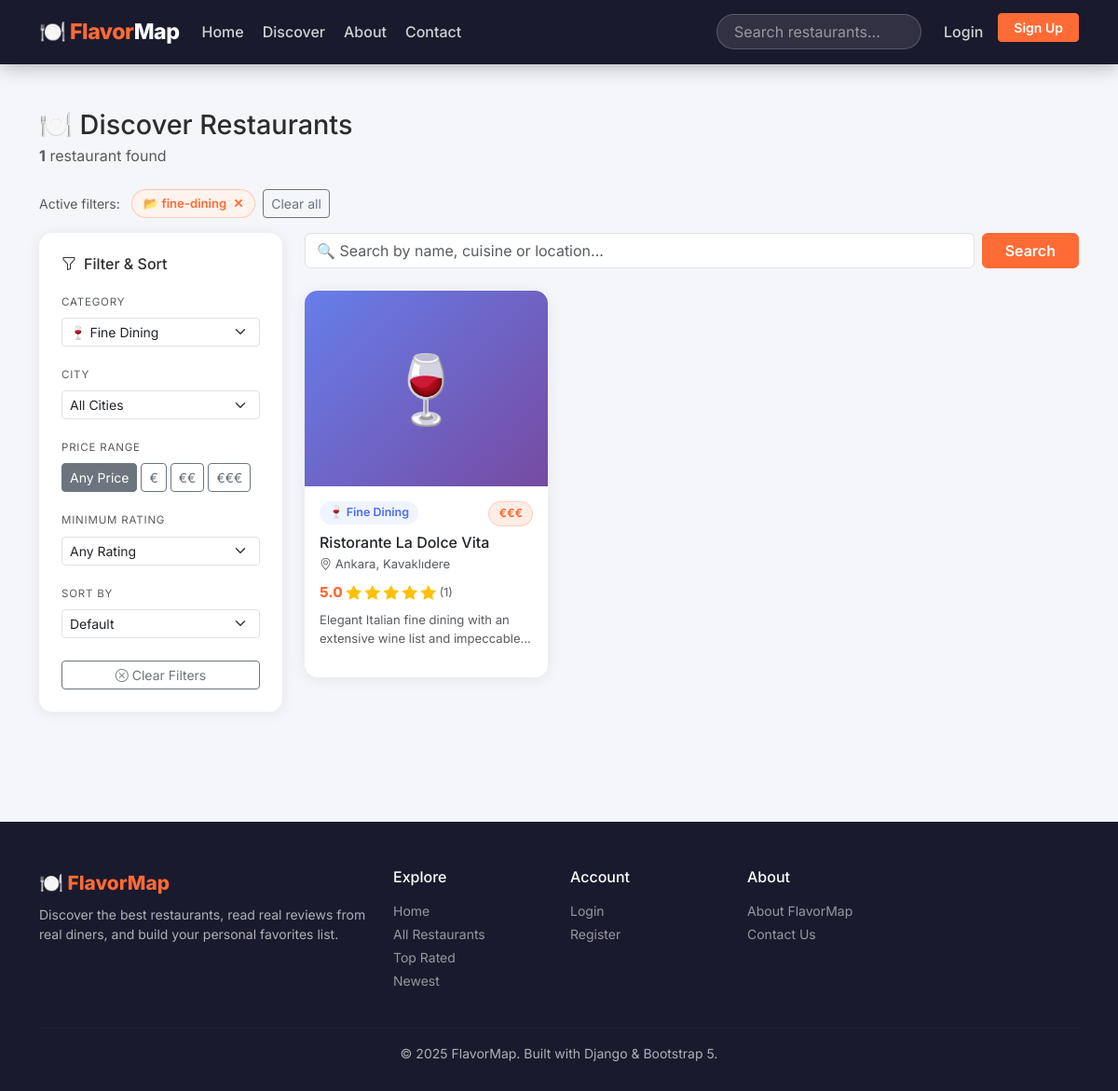
Page /restaurants/?category=fine-dining on the committed database.
### restaurants/models.py (models this page shows, shortened)
class Category(models.Model):
    name = models.CharField(max_length=100)
    slug = models.SlugField(unique=True)
    icon = models.CharField(max_length=10, default='🍽️')
    description = models.TextField(blank=True)
    created_at = models.DateTimeField(auto_now_add=True)
    class Meta:
        verbose_name_plural = 'categories'
        ordering = ['name']

class Restaurant(models.Model):
    PRICE_CHOICES = [
        ('€',   '€ — Budget-friendly'),
        ('€€',  '€€ — Mid-range'),
        ('€€€', '€€€ — Fine Dining'),
    ]
    name = models.CharField(max_length=200)
    description = models.TextField()
    address = models.CharField(max_length=300)
    city = models.CharField(max_length=100)
    district = models.CharField(max_length=100, blank=True)
    phone = models.CharField(max_length=30, blank=True)
    email = models.EmailField(blank=True)
    website = models.URLField(blank=True)
    price_range = models.CharField(max_length=5, choices=PRICE_CHOICES, default='€€')
    category = models.ForeignKey(
        Category, on_delete=models.SET_NULL, null=True,
        related_name='restaurants'
    )
    owner = models.ForeignKey(
        User, on_delete=models.SET_NULL, null=True, blank=True,
        related_name='owned_restaurants'
    )
    is_claimed = models.BooleanField(default=False)
    latitude = models.DecimalField(max_digits=9, decimal_places=6, null=True, blank=True)
    longitude = models.DecimalField(max_digits=9, decimal_places=6, null=True, blank=True)
    main_photo = models.ImageField(upload_to='restaurants/main/', blank=True, null=True)
    created_at = models.DateTimeField(auto_now_add=True)
    updated_at = models.DateTimeField(auto_now=True)
    class Meta:
        ordering = ['-created_at']

### restaurants/views.py (the view, shortened to what this page needs)
# urls.py: path('restaurants/',            views.restaurant_list,   name='restaurant_list'),
def restaurant_list(request):
    qs = Restaurant.objects.select_related('category').annotate(
        avg_r=Avg('reviews__rating'),
        rev_count=Count('reviews'),
    )
    form = SearchFilterForm(request.GET or None)
    cities = Restaurant.objects.values_list('city', flat=True).distinct().order_by('city')
    categories_qs = Category.objects.all().order_by('name')
    form.fields['city'].choices = [('', 'All Cities')] + [(c, c) for c in cities]
    form.fields['category'].choices = [('', 'All Categories')] + [
        (cat.slug, f"{cat.icon} {cat.name}") for cat in categories_qs
    ]
    q          = request.GET.get('q', '').strip()
    category   = request.GET.get('category', '')
    city       = request.GET.get('city', '')
    price      = request.GET.get('price_range', '')
    min_rating = request.GET.get('min_rating', '')
    sort       = request.GET.get('sort', '')
    if category:
        qs = qs.filter(category__slug=category)
    if city:
        qs = qs.filter(city__iexact=city)
    if price:
        qs = qs.filter(price_range=price)
    if min_rating:
        qs = qs.filter(avg_r__gte=float(min_rating))
    SORT_MAP = {
        'rating':     '-avg_r',
        'newest':     '-created_at',
        'reviews':    '-rev_count',
        'price_asc':  'price_range',
        'price_desc': '-price_range',
    }
    qs = qs.order_by(SORT_MAP.get(sort, '-created_at'))
    paginator = Paginator(qs, 12)
    page_obj  = paginator.get_page(request.GET.get('page'))
    get_copy = request.GET.copy()
    get_copy.pop('page', None)
    context = {
        'page_title':   'Discover Restaurants',
        'restaurants':  page_obj,
        'form':         form,
        'categories':   categories_qs,
        'cities':       cities,
        'total_count':  paginator.count,
        'query_string': get_copy.urlencode(),
        'active_q':          q,
        'active_category':   category,
        'active_city':       city,
        'active_price':      price,
        'active_min_rating': min_rating,
        'active_sort':       sort,
    }
    return render(request, 'restaurants/restaurant_list.html', context)

### restaurants/forms.py
class SearchFilterForm(forms.Form):
    SORT_CHOICES = [
        ('',          'Default'),
        ('rating',    '⭐ Highest Rated'),
        ('newest',    '🆕 Newest First'),
        ('reviews',   '💬 Most Reviewed'),
        ('price_asc', '💸 Price: Low → High'),
        ('price_desc','💰 Price: High → Low'),
    ]
    RATING_CHOICES = [
        ('', 'Any Rating'),
        ('3', '3+ Stars'),
        ('4', '4+ Stars'),
        ('4.5', '4.5+ Stars'),
    ]
    q = forms.CharField(
        required=False,
        label='',
        widget=forms.TextInput(attrs={
            'placeholder': '🔍 Search restaurants, cuisines, locations...',
            'class': 'form-control',
        })
    )
    category = forms.ChoiceField(required=False, choices=[], label='Category')
    city = forms.ChoiceField(required=False, choices=[], label='City')
    price_range = forms.ChoiceField(
        required=False,
        choices=[('', 'Any Price'), ('€', '€'), ('€€', '€€'), ('€€€', '€€€')],
        label='Price'
    )
    min_rating = forms.ChoiceField(required=False, choices=RATING_CHOICES, label='Min Rating')
    sort = forms.ChoiceField(required=False, choices=SORT_CHOICES, label='Sort By')

### restaurants/templatetags/restaurant_tags.py (called while the page is built)
@register.filter
def bs_stars(avg):
    avg   = float(avg or 0)
    full  = int(avg)
    half  = 1 if (avg - full) >= 0.5 else 0
    empty = 5 - full - half
    html  = ''
    html += '<i class="bi bi-star-fill text-warning"></i>' * full
    html += '<i class="bi bi-star-half text-warning"></i>' * half
    html += '<i class="bi bi-star text-secondary"></i>'    * empty
    return mark_safe(html)

@register.simple_tag(takes_context=True)
def query_transform(context, **kwargs):
    request  = context.get('request')
    if not request:
        return ''
    params   = request.GET.copy()
    for key, val in kwargs.items():
        params[key] = val
    return params.urlencode()

### restaurants/templates/restaurants/restaurant_list.html (shortened to what this page needs)
{% extends 'restaurants/base.html' %}
{% load restaurant_tags %}
{% block content %}
<div class="container py-5">
  <div class="d-flex justify-content-between align-items-start mb-4 flex-wrap gap-3">
    <div>
      <h1 class="fw-800 mb-1" style="font-size:1.8rem;">🍽️ Discover Restaurants</h1>
      <p class="text-muted mb-0">
        <strong>{{ total_count }}</strong> restaurant{{ total_count|pluralize }} found
      </p>
    </div>
  </div>
  {% if active_q or active_category or active_city or active_price or active_min_rating %}
  <div class="d-flex flex-wrap gap-2 mb-3">
    <span class="text-muted small me-1 align-self-center">Active filters:</span>
    {% if active_category %}<span class="filter-chip">📂 {{ active_category }} <a href="?{% query_transform category='' %}">✕</a></span>{% endif %}
    <a href="{% url 'restaurant_list' %}" class="btn btn-sm btn-outline-secondary">Clear all</a>
  </div>
  {% endif %}
  <div class="row g-4">
    <div class="col-lg-3">
      <div class="fm-card p-4 sticky-sidebar">
        <h6 class="fw-700 mb-3"><i class="bi bi-funnel me-2"></i>Filter & Sort</h6>
        <form method="get" id="filterForm">
          <div class="mb-3">
            <label class="form-label small fw-600 text-muted text-uppercase" style="font-size:.72rem; letter-spacing:.8px;">Category</label>
            <select name="category" class="form-select form-select-sm auto-submit">
              {% for cat in categories %}
              <option value="{{ cat.slug }}" {% if active_category == cat.slug %}selected{% endif %}>
                {{ cat.icon }} {{ cat.name }}
              </option>
              {% endfor %}
            </select>
          </div>
          <div class="mb-3">
            <label class="form-label small fw-600 text-muted text-uppercase" style="font-size:.72rem; letter-spacing:.8px;">City</label>
            <select name="city" class="form-select form-select-sm auto-submit">
              <option value="">All Cities</option>
            </select>
          </div>
          <div class="mb-3">
            <label class="form-label small fw-600 text-muted text-uppercase" style="font-size:.72rem; letter-spacing:.8px;">Price Range</label>
            <div class="d-flex gap-1 flex-wrap">
              {% for val, label in form.fields.price_range.choices %}
              <div>
                <label class="btn btn-sm btn-outline-secondary" for="price{{ forloop.counter }}">
                  {{ label }}
                </label>
              </div>
              {% endfor %}
            </div>
          </div>
          <div class="mb-3">
            <label class="form-label small fw-600 text-muted text-uppercase" style="font-size:.72rem; letter-spacing:.8px;">Minimum Rating</label>
            <select name="min_rating" class="form-select form-select-sm auto-submit">
              <option value="">Any Rating</option>
            </select>
          </div>
          <div class="mb-4">
            <label class="form-label small fw-600 text-muted text-uppercase" style="font-size:.72rem; letter-spacing:.8px;">Sort By</label>
            <select name="sort" class="form-select form-select-sm auto-submit">
              <option value="">Default</option>
            </select>
          </div>
          <a href="{% url 'restaurant_list' %}" class="btn btn-outline-secondary btn-sm w-100">
            <i class="bi bi-x-circle me-1"></i>Clear Filters
          </a>
        </form>
      </div>
    </div>
    <div class="col-lg-9">
      <div class="d-none d-lg-block mb-4">
        <form action="{% url 'restaurant_list' %}" method="get" class="d-flex gap-2">
          <input type="text" name="q" class="form-control"
                 placeholder="🔍 Search by name, cuisine or location..." value="{{ active_q }}">
          <button class="btn btn-primary px-4" type="submit">Search</button>
        </form>
      </div>
      <div class="row g-4">
        {% for r in restaurants %}
        <div class="col-sm-6 col-xl-4">
          <div class="fm-card card h-100">
            {% if r.main_photo %}
            <img src="{{ r.main_photo.url }}" class="card-img-top" alt="{{ r.name }}">
            {% else %}
            <div class="fm-card-placeholder"
                 style="background: linear-gradient(135deg,
                   {% cycle '#667eea,#764ba2' '#f093fb,#f5576c' '#4facfe,#00f2fe' '#43e97b,#38f9d7' '#fa709a,#fee140' '#a18cd1,#fbc2eb' %});">
              {{ r.category.icon }}
            </div>
            {% endif %}
            <div class="card-body p-3 d-flex flex-column">
              <div class="d-flex justify-content-between align-items-start mb-2">
                <span class="badge-category">{{ r.category.icon }} {{ r.category.name }}</span>
                <span class="badge-price">{{ r.price_range }}</span>
              </div>
              <h6 class="fw-700 mb-1" style="font-size:1rem;">
                <a href="{% url 'restaurant_detail' r.pk %}" class="text-dark text-decoration-none stretched-link">
                  {{ r.name }}
                </a>
              </h6>
              <p class="text-muted mb-2" style="font-size:.82rem;">
                <i class="bi bi-geo-alt"></i>
                {{ r.city }}{% if r.district %}, {{ r.district }}{% endif %}
              </p>
              <div class="d-flex align-items-center gap-1 mb-2">
                {% with avg=r.avg_r|default:0 %}
                <span class="rating-number" style="font-size:.95rem;">{{ avg|floatformat:1 }}</span>
                {{ avg|bs_stars }}
                <span class="text-muted" style="font-size:.78rem;">({{ r.rev_count }})</span>
                {% endwith %}
              </div>
              <p class="text-muted flex-grow-1" style="font-size:.82rem; -webkit-line-clamp:2; display:-webkit-box; -webkit-box-orient:vertical; overflow:hidden;">
                {{ r.description|truncatechars:80 }}
              </p>
            </div>
          </div>
        </div>
        {% endfor %}
      </div>
    </div>
  </div>
</div>
{% endblock %}

### restaurants/templates/restaurants/base.html (style rules this page uses)
:root { --fm-orange: #FF6B35; --fm-orange-dark: #E55527; --fm-dark: #1a1a2e; --fm-navy: #16213e; --fm-card-shadow: 0 2px 16px rgba(0,0,0,.07); --fm-card-hover: 0 8px 32px rgba(0,0,0,.13); --fm-radius: 14px; --fm-radius-sm: 8px; }
* { box-sizing: border-box; }
body { font-family: 'Inter', system-ui, -apple-system, sans-serif; background: #f5f6fa; color: #2d2d2d; }
.btn-primary { background: var(--fm-orange); border-color: var(--fm-orange); font-weight: 600; }
.fm-card { background: #fff; border: none; border-radius: var(--fm-radius); box-shadow: var(--fm-card-shadow); transition: transform .22s ease, box-shadow .22s ease; overflow: hidden; }
.fm-card-placeholder { height: 210px; display: flex; align-items: center; justify-content: center; font-size: 4.5rem; }
.badge-price { background: rgba(255,107,53,.12); color: var(--fm-orange); border: 1px solid rgba(255,107,53,.25); border-radius: 20px; padding: 3px 10px; font-size: .78rem; font-weight: 700; }
.badge-category { background: #f0f4ff; color: #4a6cf7; border-radius: 20px; padding: 3px 10px; font-size: .78rem; font-weight: 600; }
.sticky-sidebar { position: sticky; top: 84px; }
.filter-chip { display: inline-flex; align-items: center; gap: 5px; background: #fff3ee; color: var(--fm-orange); border: 1px solid rgba(255,107,53,.3); border-radius: 20px; padding: 4px 12px; font-size: .82rem; font-weight: 600; }
.filter-chip a { color: inherit; text-decoration: none; margin-left: 2px; }
.rating-number { font-weight: 800; font-size: 1.1rem; color: var(--fm-orange); }

### rows in the picture
Category: slug "fine-dining"
Restaurant: category.icon "🍷", category.name "Fine Dining", price_range "€€€", name "Ristorante La Dolce Vita", city "Ankara", district "Kavaklıdere", value "5.0", rev_count "1", description "Elegant Italian fine dining with an extensive wine list and…"

### other values in the picture
{{ total_count }} "1"
{{ label }} "Any Price" "€" "€€" "€€€"
form field category "🍷 Fine Dining"
